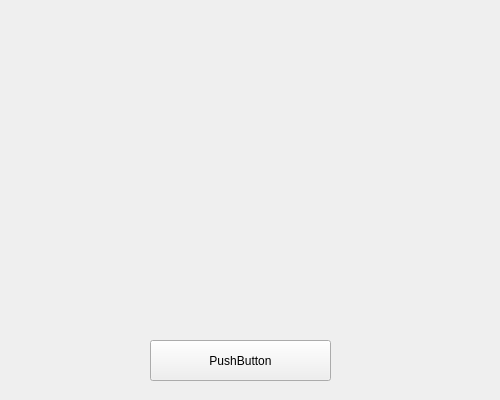
<?xml version="1.0" encoding="UTF-8"?>
<ui version="4.0">
 <class>MainWindow</class>
 <widget class="QMainWindow" name="MainWindow">
  <property name="geometry">
   <rect>
    <x>0</x>
    <y>0</y>
    <width>500</width>
    <height>400</height>
   </rect>
  </property>
  <property name="windowTitle">
   <string>MainWindow</string>
  </property>
  <widget class="QWidget" name="centralwidget">
   <widget class="QPushButton" name="pushButton">
    <property name="geometry">
     <rect>
      <x>150</x>
      <y>340</y>
      <width>181</width>
      <height>41</height>
     </rect>
    </property>
    <property name="text">
     <string>PushButton</string>
    </property>
   </widget>
  </widget>
 </widget>
 <resources/>
 <connections/>
</ui>
